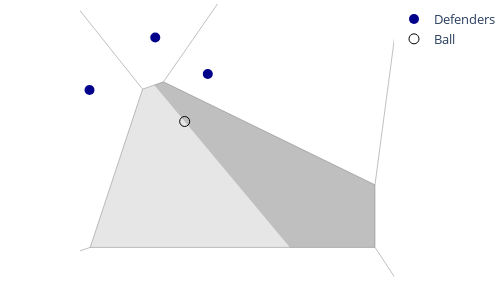
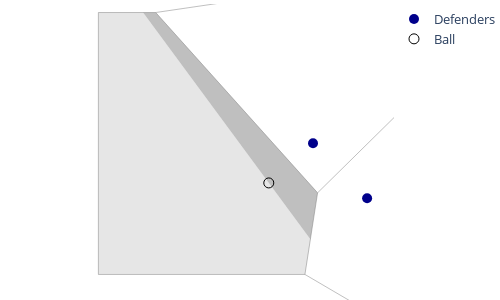
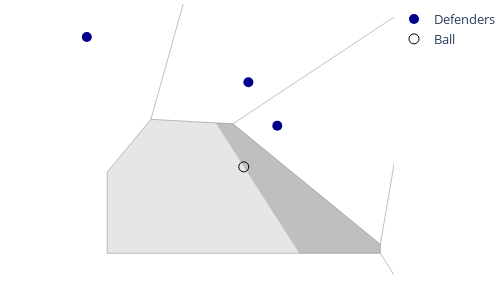
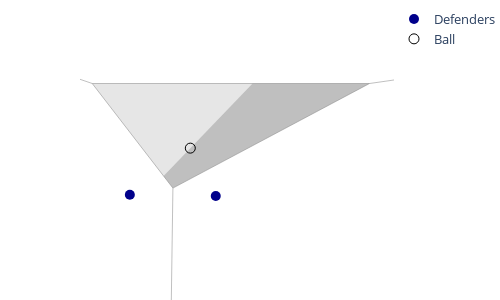

The cell these charts' notebook holds for them, in order:
### Code cell
for idx, row in model_1_data[:8].iterrows():
    match_id = row['sk_match_id']
    receive_frame = row['receive_frame']
    recipient_id = row['sk_recipient_id']
    plot_vor_frame(match_id, recipient_id, receive_frame)

### Figure 1 — Plotly figure (JSON) as saved in the notebook; plotly's stock layout.template omitted (floating-point values rounded to 4 significant figures)
{"data": [{"line": {"color": "grey", "width": 0.5}, "mode": "lines", "showlegend": false, "type": "scatter", "x": [-0.6452, 4.372], "y": [7.625, -37.85]}, {"line": {"color": "grey", "width": 0.5}, "mode": "lines", "showlegend": false, "type": "scatter", "x": [71.5, 71.5], "y": [23.98, -70.16]}, {"line": {"color": "grey", "width": 0.5}, "mode": "lines", "showlegend": false, "type": "scatter", "x": [4.372, 17.32], "y": [-37.85, -33.5]}, {"line": {"color": "grey", "width": 0.5}, "mode": "lines", "showlegend": false, "type": "scatter", "x": [17.32, 47.25], "y": [-33.5, -33.5]}, {"line": {"color": "grey", "width": 0.5}, "mode": "lines", "showlegend": false, "type": "scatter", "x": [71.5, 47.25], "y": [-70.16, -33.5]}, {"line": {"color": "grey", "width": 0.5}, "mode": "lines", "showlegend": false, "type": "scatter", "x": [71.5, 51.33], "y": [23.98, 3.812]}, {"line": {"color": "grey", "width": 0.5}, "mode": "lines", "showlegend": false, "type": "scatter", "x": [47.25, 47.25], "y": [-33.5, -26.92]}, {"line": {"color": "grey", "width": 0.5}, "mode": "lines", "showlegend": false, "type": "scatter", "x": [51.33, 47.25], "y": [3.812, -26.92]}, {"line": {"color": "grey", "width": 0.5}, "mode": "lines", "showlegend": false, "type": "scatter", "x": [22.83, 4.393], "y": [-16.87, 6.252]}, {"line": {"color": "grey", "width": 0.5}, "mode": "lines", "showlegend": false, "type": "scatter", "x": [22.83, 25.02], "y": [-16.87, -16.1]}, {"line": {"color": "grey", "width": 0.5}, "mode": "lines", "showlegend": false, "type": "scatter", "x": [25.02, 38.21], "y": [-16.1, 2.901]}, {"line": {"color": "grey", "width": 0.5}, "mode": "lines", "showlegend": false, "type": "scatter", "x": [4.393, 38.21], "y": [6.252, 2.901]}, {"line": {"color": "grey", "width": 0.5}, "mode": "lines", "showlegend": false, "type": "scatter", "x": [-0.6452, 4.393], "y": [7.625, 6.252]}, {"line": {"color": "grey", "width": 0.5}, "mode": "lines", "showlegend": false, "type": "scatter", "x": [17.32, 22.83], "y": [-33.5, -16.87]}, {"line": {"color": "grey", "width": 0.5}, "mode": "lines", "showlegend": false, "type": "scatter", "x": [47.25, 25.02], "y": [-26.92, -16.1]}, {"line": {"color": "grey", "width": 0.5}, "mode": "lines", "showlegend": false, "type": "scatter", "x": [51.33, 38.21], "y": [3.812, 2.901]}, {"fill": "toself", "fillcolor": "grey", "mode": "none", "opacity": 0.5, "showlegend": false, "type": "scatter", "x": [38.31, 47.25, 47.25, 25.02, 24.05, 38.31], "y": [-33.5, -33.5, -26.92, -16.1, -16.44, -33.5]}, {"fill": "toself", "fillcolor": "grey", "mode": "none", "opacity": 0.2, "showlegend": false, "type": "scatter", "x": [17.32, 38.31, 24.05, 22.83, 17.32], "y": [-33.5, -33.5, -16.44, -16.87, -33.5]}, {"marker": {"color": "darkblue", "size": 10}, "mode": "markers", "name": "Defenders", "type": "scatter", "x": [29.68, 17.25, 24.16], "y": [-15.28, -16.96, -11.45]}, {"marker": {"color": "black", "size": 10, "symbol": "circle-open"}, "mode": "markers", "name": "Ball", "type": "scatter", "x": [27.25], "y": [-20.27]}], "layout": {"dragmode": false, "height": 300, "legend": {"font": {"size": 13}, "x": 1, "y": 1}, "margin": {"b": 0, "r": 2, "t": 4}, "plot_bgcolor": "white", "showlegend": true, "width": 500, "xaxis": {"range": [16.25, 49.25], "showgrid": false, "showticklabels": false}, "yaxis": {"range": [-36.5, -10.45], "scaleanchor": "x", "scaleratio": 1, "showgrid": false, "showticklabels": false}}}

### Figure 2 — Plotly figure (JSON) as saved in the notebook; plotly's stock layout.template omitted (floating-point values rounded to 4 significant figures)
{"data": [{"line": {"color": "grey", "width": 0.5}, "mode": "lines", "showlegend": false, "type": "scatter", "x": [0.64, 0.64], "y": [-2.76, -33.5]}, {"line": {"color": "grey", "width": 0.5}, "mode": "lines", "showlegend": false, "type": "scatter", "x": [71.5, 71.5], "y": [28.1, -90.97]}, {"line": {"color": "grey", "width": 0.5}, "mode": "lines", "showlegend": false, "type": "scatter", "x": [0.64, 24.88], "y": [-33.5, -33.5]}, {"line": {"color": "grey", "width": 0.5}, "mode": "lines", "showlegend": false, "type": "scatter", "x": [24.88, 47.88], "y": [-33.5, -46.98]}, {"line": {"color": "grey", "width": 0.5}, "mode": "lines", "showlegend": false, "type": "scatter", "x": [71.5, 47.88], "y": [-90.97, -46.98]}, {"line": {"color": "grey", "width": 0.5}, "mode": "lines", "showlegend": false, "type": "scatter", "x": [7.369, 26.37], "y": [-2.76, -23.92]}, {"line": {"color": "grey", "width": 0.5}, "mode": "lines", "showlegend": false, "type": "scatter", "x": [7.369, 46.37], "y": [-2.76, 2.967]}, {"line": {"color": "grey", "width": 0.5}, "mode": "lines", "showlegend": false, "type": "scatter", "x": [26.37, 45.26], "y": [-23.92, -5.325]}, {"line": {"color": "grey", "width": 0.5}, "mode": "lines", "showlegend": false, "type": "scatter", "x": [46.37, 45.26], "y": [2.967, -5.325]}, {"line": {"color": "grey", "width": 0.5}, "mode": "lines", "showlegend": false, "type": "scatter", "x": [0.64, 7.369], "y": [-2.76, -2.76]}, {"line": {"color": "grey", "width": 0.5}, "mode": "lines", "showlegend": false, "type": "scatter", "x": [24.88, 26.37], "y": [-33.5, -23.92]}, {"line": {"color": "grey", "width": 0.5}, "mode": "lines", "showlegend": false, "type": "scatter", "x": [71.5, 46.37], "y": [28.1, 2.967]}, {"line": {"color": "grey", "width": 0.5}, "mode": "lines", "showlegend": false, "type": "scatter", "x": [47.88, 45.26], "y": [-46.98, -5.325]}, {"fill": "toself", "fillcolor": "grey", "mode": "none", "opacity": 0.5, "showlegend": false, "type": "scatter", "x": [25.52, 26.37, 7.369, 5.89, 25.52], "y": [-29.38, -23.92, -2.76, -2.76, -29.38]}, {"fill": "toself", "fillcolor": "grey", "mode": "none", "opacity": 0.2, "showlegend": false, "type": "scatter", "x": [0.64, 24.88, 25.52, 5.89, 0.64, 0.64], "y": [-33.5, -33.5, -29.38, -2.76, -2.76, -33.5]}, {"marker": {"color": "darkblue", "size": 10}, "mode": "markers", "name": "Defenders", "type": "scatter", "x": [32.18, 25.83], "y": [-24.55, -18.1]}, {"marker": {"color": "black", "size": 10, "symbol": "circle-open"}, "mode": "markers", "name": "Ball", "type": "scatter", "x": [20.64], "y": [-22.76]}], "layout": {"dragmode": false, "height": 300, "legend": {"font": {"size": 13}, "x": 1, "y": 1}, "margin": {"b": 0, "r": 2, "t": 4}, "plot_bgcolor": "white", "showlegend": true, "width": 500, "xaxis": {"range": [-0.36, 34.18], "showgrid": false, "showticklabels": false}, "yaxis": {"range": [-36.5, -1.76], "scaleanchor": "x", "scaleratio": 1, "showgrid": false, "showticklabels": false}}}

### Figure 3 — Plotly figure (JSON) as saved in the notebook; plotly's stock layout.template omitted (floating-point values rounded to 4 significant figures)
{"data": [{"line": {"color": "grey", "width": 0.5}, "mode": "lines", "showlegend": false, "type": "scatter", "x": [-1.0, -1.0], "y": [-33.5, -21.62]}, {"line": {"color": "grey", "width": 0.5}, "mode": "lines", "showlegend": false, "type": "scatter", "x": [71.5, 71.5], "y": [31.66, -84.84]}, {"line": {"color": "grey", "width": 0.5}, "mode": "lines", "showlegend": false, "type": "scatter", "x": [-1.0, 39], "y": [-33.5, -33.5]}, {"line": {"color": "grey", "width": 0.5}, "mode": "lines", "showlegend": false, "type": "scatter", "x": [71.5, 39], "y": [-84.84, -33.5]}, {"line": {"color": "grey", "width": 0.5}, "mode": "lines", "showlegend": false, "type": "scatter", "x": [5.405, 10.73], "y": [-13.88, 5.143]}, {"line": {"color": "grey", "width": 0.5}, "mode": "lines", "showlegend": false, "type": "scatter", "x": [5.405, 17.42], "y": [-13.88, -14.54]}, {"line": {"color": "grey", "width": 0.5}, "mode": "lines", "showlegend": false, "type": "scatter", "x": [17.42, 45.17], "y": [-14.54, 3.858]}, {"line": {"color": "grey", "width": 0.5}, "mode": "lines", "showlegend": false, "type": "scatter", "x": [10.73, 45.85], "y": [5.143, 6.008]}, {"line": {"color": "grey", "width": 0.5}, "mode": "lines", "showlegend": false, "type": "scatter", "x": [45.85, 45.17], "y": [6.008, 3.858]}, {"line": {"color": "grey", "width": 0.5}, "mode": "lines", "showlegend": false, "type": "scatter", "x": [-1.0, 5.405], "y": [-21.62, -13.88]}, {"line": {"color": "grey", "width": 0.5}, "mode": "lines", "showlegend": false, "type": "scatter", "x": [39, 39], "y": [-33.5, -32.17]}, {"line": {"color": "grey", "width": 0.5}, "mode": "lines", "showlegend": false, "type": "scatter", "x": [39, 17.42], "y": [-32.17, -14.54]}, {"line": {"color": "grey", "width": 0.5}, "mode": "lines", "showlegend": false, "type": "scatter", "x": [39, 45.17], "y": [-32.17, 3.858]}, {"line": {"color": "grey", "width": 0.5}, "mode": "lines", "showlegend": false, "type": "scatter", "x": [71.5, 45.85], "y": [31.66, 6.008]}, {"fill": "toself", "fillcolor": "grey", "mode": "none", "opacity": 0.5, "showlegend": false, "type": "scatter", "x": [27.12, 39, 39, 17.42, 14.87, 27.12], "y": [-33.5, -33.5, -32.17, -14.54, -14.4, -33.5]}, {"fill": "toself", "fillcolor": "grey", "mode": "none", "opacity": 0.2, "showlegend": false, "type": "scatter", "x": [-1, 27.12, 14.87, 5.405, -1, -1], "y": [-33.5, -33.5, -14.4, -13.88, -21.62, -33.5]}, {"marker": {"color": "darkblue", "size": 10}, "mode": "markers", "name": "Defenders", "type": "scatter", "x": [23.91, 19.68, -3.98], "y": [-14.83, -8.45, -1.83]}, {"marker": {"color": "black", "size": 10, "symbol": "circle-open"}, "mode": "markers", "name": "Ball", "type": "scatter", "x": [19], "y": [-20.84]}], "layout": {"dragmode": false, "height": 300, "legend": {"font": {"size": 13}, "x": 1, "y": 1}, "margin": {"b": 0, "r": 2, "t": 4}, "plot_bgcolor": "white", "showlegend": true, "width": 500, "xaxis": {"range": [-4.98, 41], "showgrid": false, "showticklabels": false}, "yaxis": {"range": [-36.5, -0.83], "scaleanchor": "x", "scaleratio": 1, "showgrid": false, "showticklabels": false}}}

### Figure 4 — Plotly figure (JSON) as saved in the notebook; plotly's stock layout.template omitted (floating-point values rounded to 4 significant figures)
{"data": [{"line": {"color": "grey", "width": 0.5}, "mode": "lines", "showlegend": false, "type": "scatter", "x": [71.5, 71.5], "y": [-21.1, 144.6]}, {"line": {"color": "grey", "width": 0.5}, "mode": "lines", "showlegend": false, "type": "scatter", "x": [71.5, 45.41], "y": [-21.1, 4.986]}, {"line": {"color": "grey", "width": 0.5}, "mode": "lines", "showlegend": false, "type": "scatter", "x": [71.5, 42.39], "y": [144.6, 34.3]}, {"line": {"color": "grey", "width": 0.5}, "mode": "lines", "showlegend": false, "type": "scatter", "x": [45.41, 42.39], "y": [4.986, 34.3]}, {"line": {"color": "grey", "width": 0.5}, "mode": "lines", "showlegend": false, "type": "scatter", "x": [0.9834, -2.797], "y": [38.03, 3.243]}, {"line": {"color": "grey", "width": 0.5}, "mode": "lines", "showlegend": false, "type": "scatter", "x": [45.41, 20.49], "y": [4.986, 6.422]}, {"line": {"color": "grey", "width": 0.5}, "mode": "lines", "showlegend": false, "type": "scatter", "x": [-2.797, 20.49], "y": [3.243, 6.422]}, {"line": {"color": "grey", "width": 0.5}, "mode": "lines", "showlegend": false, "type": "scatter", "x": [36.82, 20.76], "y": [33.5, 24.96]}, {"line": {"color": "grey", "width": 0.5}, "mode": "lines", "showlegend": false, "type": "scatter", "x": [36.82, 14.17], "y": [33.5, 33.5]}, {"line": {"color": "grey", "width": 0.5}, "mode": "lines", "showlegend": false, "type": "scatter", "x": [14.17, 20.76], "y": [33.5, 24.96]}, {"line": {"color": "grey", "width": 0.5}, "mode": "lines", "showlegend": false, "type": "scatter", "x": [42.39, 36.82], "y": [34.3, 33.5]}, {"line": {"color": "grey", "width": 0.5}, "mode": "lines", "showlegend": false, "type": "scatter", "x": [20.49, 20.76], "y": [6.422, 24.96]}, {"line": {"color": "grey", "width": 0.5}, "mode": "lines", "showlegend": false, "type": "scatter", "x": [0.9834, 14.17], "y": [38.03, 33.5]}, {"fill": "toself", "fillcolor": "grey", "mode": "none", "opacity": 0.5, "showlegend": false, "type": "scatter", "x": [19.99, 20.76, 36.82, 27.26, 19.99], "y": [25.95, 24.96, 33.5, 33.5, 25.95]}, {"fill": "toself", "fillcolor": "grey", "mode": "none", "opacity": 0.2, "showlegend": false, "type": "scatter", "x": [19.99, 27.26, 14.17, 19.99], "y": [25.95, 33.5, 33.5, 25.95]}, {"marker": {"color": "darkblue", "size": 10}, "mode": "markers", "name": "Defenders", "type": "scatter", "x": [24.26, 17.24], "y": [24.31, 24.41]}, {"marker": {"color": "black", "size": 10, "symbol": "circle-open"}, "mode": "markers", "name": "Ball", "type": "scatter", "x": [22.18], "y": [28.22]}], "layout": {"dragmode": false, "height": 300, "legend": {"font": {"size": 13}, "x": 1, "y": 1}, "margin": {"b": 0, "r": 2, "t": 4}, "plot_bgcolor": "white", "showlegend": true, "width": 500, "xaxis": {"range": [13.17, 38.82], "showgrid": false, "showticklabels": false}, "yaxis": {"range": [21.31, 34.5], "scaleanchor": "x", "scaleratio": 1, "showgrid": false, "showticklabels": false}}}
